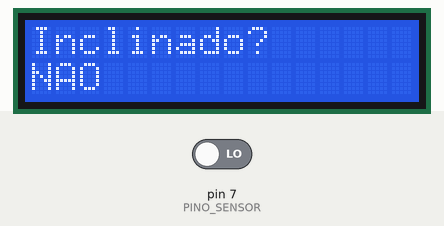
This sketch was run on a simulated Arduino Uno, built with avr-gcc and run on an emulated ATmega328P. On the bench: 16×2 character LCD. Inputs (shaded band) come from the test bench; at power-on: pin 7 (PINO_SENSOR) LOW. What the sketch prints to the serial monitor is not drawn.

Above: at 4.2 s.
4.3 s: pin 7 (PINO_SENSOR) driven HIGH
At 6.3 s:
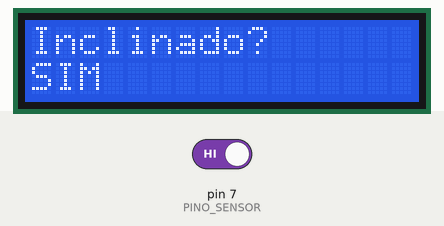
6.6 s: pin 7 (PINO_SENSOR) driven LOW
At 7.9 s:
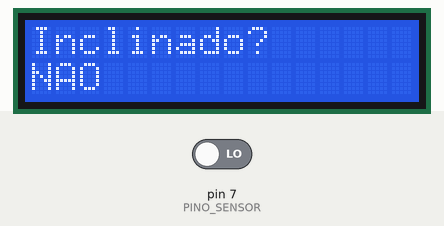
Timing chart, 0 to 9.6 s (numbered marks = the images above; inputs shaded):
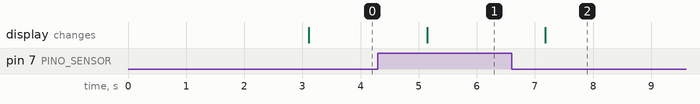

Measured:
- after the input at 4.3 s, the display: changes after 0.84 s (image 1)
- after the input at 6.6 s, the display: changes after 0.58 s (image 2)

The sketch:

codigofonte-sw-520d.ino
```cpp
#include <Wire.h>
#include <LiquidCrystal_I2C.h>
// DEFINIÇÕES DO DISPLAY LCD I2C
#define ENDERECO_LCD 0x27   // Endereços comuns: 0x27 ou 0x3F
#define COLUNAS 16
#define LINHAS 2
// DEFINIÇÃO DO PINO DO SENSOR
#define PINO_SENSOR 7      // Pino digital conectado à saída do SW-520D
// CRIAÇÃO DO OBJETO DO DISPLAY
LiquidCrystal_I2C lcd(ENDERECO_LCD, COLUNAS, LINHAS);
void setup() {
    // Inicializa a comunicação serial (opcional para testes)
Serial.begin(9600);
// Configura o pino do sensor como entrada digital
  pinMode(PINO_SENSOR, INPUT);
  // Inicializa o display LCD
  lcd.init();
  lcd.backlight();
  lcd.clear();
  // Mensagem inicial
  lcd.setCursor(0, 0);
  lcd.print("Sensor SW-520D");
  lcd.setCursor(0, 1);
  lcd.print("Inicializando");
  delay(3000);
}
void loop() {
  // Lê o estado do sensor de inclinação
int estadoSensor = digitalRead(PINO_SENSOR); // Limpa o display para atualizar a informação
  lcd.clear();
  // Texto fixo na primeira linha
  lcd.setCursor(0, 0);
  lcd.print("Inclinado?");
  // Verifica o estado do sensor
lcd.setCursor(0, 1);
if (estadoSensor == HIGH) {
    lcd.print("SIM");
    Serial.println("Inclinado: SIM");
  }
else
  {
    lcd.print("NAO");
    Serial.println("Inclinado: NAO");
}
  // Intervalo entre leituras
  delay(1000);
  }
```
